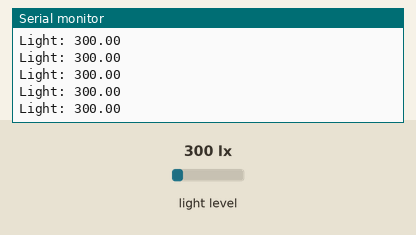
Bench run of a sketch on a simulated Arduino Uno, built with avr-gcc and run on an emulated ATmega328P. On the bench: the last lines printed to the serial monitor. Inputs (shaded band) come from the test bench; at power-on: light level 300 lx.

Above: at 1.2 s.
1.3 s: light level set to 40 lx
At 1.8 s:
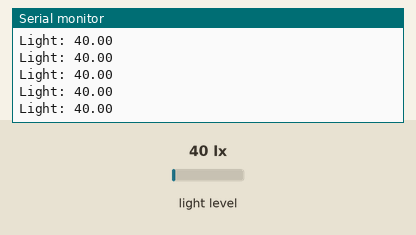
2.8 s: light level set to 500 lx
At 3.6 s:
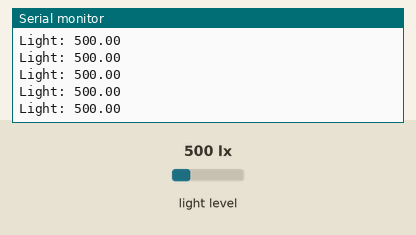
4.3 s: light level set to 1000 lx
At 4.9 s:
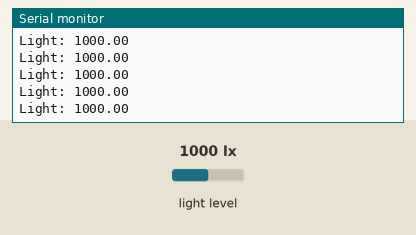
Timing chart, 0 to 7.3 s (numbered marks = the images above; inputs shaded):
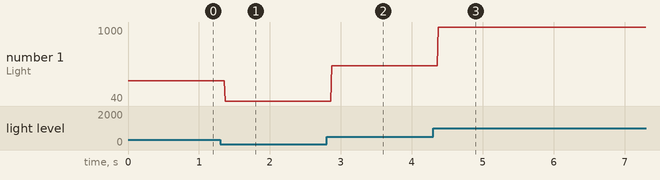

The sketch:

Light-Meter-Working.ino
```cpp
#include <BH1750.h>
#include <Wire.h>

BH1750 lightMeter;

void setup() {
  // set up serial wire
  Serial.begin(9600);
  // set up lightmeter
  Wire.begin();
  lightMeter.begin(BH1750::ONE_TIME_HIGH_RES_MODE);
}

void loop() {
  // get lightmeter reading
  while (!lightMeter.measurementReady(true)) {
    yield();
  }
  float lux = lightMeter.readLightLevel(); // 500 - bright room
  Serial.print("Light: ");
  Serial.println(lux);
  lightMeter.configure(BH1750::ONE_TIME_HIGH_RES_MODE);
}
```

Measured:
- after the input at 1.3 s, the serial monitor: prints a new line after 0.07 s (image 1)
- after the input at 2.8 s, the serial monitor: prints a new line after 0.07 s (image 2)
- after the input at 4.3 s, the serial monitor: prints a new line after 0.07 s (image 3)
- plotted number 1: 300 → 40 after the input at 1.3 s, 40 → 500 after the input at 2.8 s, 500 → 1000 after the input at 4.3 s
